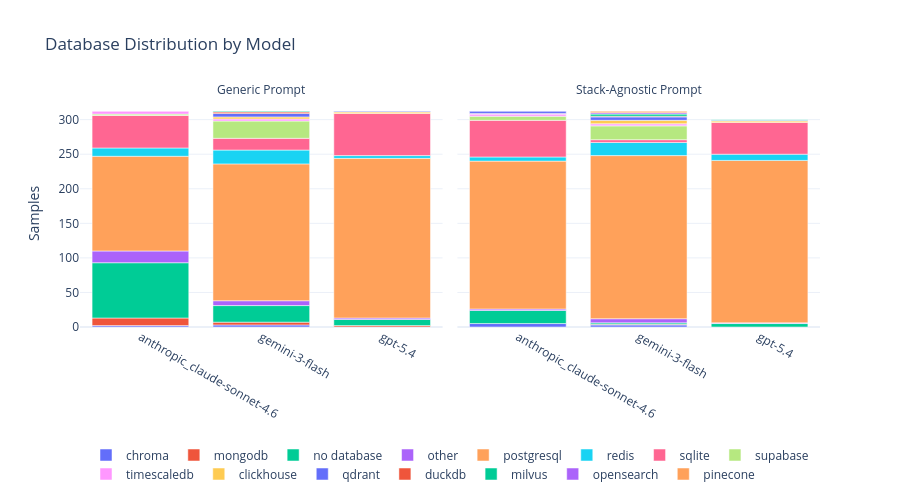

Notebook code for this chart:
### Markdown cell above
---
### Database Distribution

When models don't choose MongoDB, what do they reach for instead? Stacked bars show the full distribution of primary databases, faceted by prompt strategy. The top 8 databases are shown individually; the rest are grouped as "other."

### Code cell
db_norm = df.copy()
db_norm["db"] = db_norm["primary_database"].fillna("no database").str.lower().str.strip()
NUM_TOP_DBS = 15
top_dbs = db_norm["db"].value_counts().head(NUM_TOP_DBS).index.tolist()
db_norm["db_grouped"] = db_norm["db"].where(db_norm["db"].isin(top_dbs), "other")

dist = (
    db_norm
    .groupby(["model", "experiment_type", "db_grouped"])
    .size()
    .reset_index(name="count")
)
dist["prompt"] = dist["experiment_type"].str.replace("prompt_", "").str.replace("_coding_assistant", "").map({
    "generic": "Generic Prompt",
    "stack_agnostic": "Stack-Agnostic Prompt",
})

fig = px.bar(
    dist,
    x="model",
    y="count",
    color="db_grouped",
    facet_col="prompt",
    title="Database Distribution by Model",
    labels={"count": "Samples", "db_grouped": "Database", "model": ""},
    template=TEMPLATE,
    width=CHART_WIDTH,
    height=CHART_HEIGHT,
)
fig.update_layout(legend=dict(orientation="h", yanchor="top", y=-0.5, xanchor="center", x=0.5, title=None))
fig.for_each_annotation(lambda a: a.update(text=a.text.split("=")[-1]))
fig.show()

### Figure 1 — Plotly figure (JSON) as saved in the notebook; plotly's stock layout.template omitted (floating-point values rounded to 4 significant figures)
{"data": [{"hovertemplate": "Database=chroma<br>prompt=Generic Prompt<br>=%{x}<br>Samples=%{y}<extra></extra>", "legendgroup": "chroma", "marker": {"color": "#636efa", "pattern": {"shape": ""}}, "name": "chroma", "orientation": "v", "showlegend": true, "textposition": "auto", "type": "bar", "x": ["anthropic_claude-sonnet-4.6", "gemini-3-flash"], "xaxis": "x", "y": [2, 3], "yaxis": "y"}, {"hovertemplate": "Database=chroma<br>prompt=Stack-Agnostic Prompt<br>=%{x}<br>Samples=%{y}<extra></extra>", "legendgroup": "chroma", "marker": {"color": "#636efa", "pattern": {"shape": ""}}, "name": "chroma", "orientation": "v", "showlegend": false, "textposition": "auto", "type": "bar", "x": ["anthropic_claude-sonnet-4.6", "gemini-3-flash"], "xaxis": "x2", "y": [5, 3], "yaxis": "y2"}, {"hovertemplate": "Database=mongodb<br>prompt=Generic Prompt<br>=%{x}<br>Samples=%{y}<extra></extra>", "legendgroup": "mongodb", "marker": {"color": "#EF553B", "pattern": {"shape": ""}}, "name": "mongodb", "orientation": "v", "showlegend": true, "textposition": "auto", "type": "bar", "x": ["anthropic_claude-sonnet-4.6", "gemini-3-flash", "gpt-5.4"], "xaxis": "x", "y": [11, 4, 2], "yaxis": "y"}, {"hovertemplate": "Database=mongodb<br>prompt=Stack-Agnostic Prompt<br>=%{x}<br>Samples=%{y}<extra></extra>", "legendgroup": "mongodb", "marker": {"color": "#EF553B", "pattern": {"shape": ""}}, "name": "mongodb", "orientation": "v", "showlegend": false, "textposition": "auto", "type": "bar", "x": ["gemini-3-flash"], "xaxis": "x2", "y": [1], "yaxis": "y2"}, {"hovertemplate": "Database=no database<br>prompt=Generic Prompt<br>=%{x}<br>Samples=%{y}<extra></extra>", "legendgroup": "no database", "marker": {"color": "#00cc96", "pattern": {"shape": ""}}, "name": "no database", "orientation": "v", "showlegend": true, "textposition": "auto", "type": "bar", "x": ["anthropic_claude-sonnet-4.6", "gemini-3-flash", "gpt-5.4"], "xaxis": "x", "y": [80, 24, 9], "yaxis": "y"}, {"hovertemplate": "Database=no database<br>prompt=Stack-Agnostic Prompt<br>=%{x}<br>Samples=%{y}<extra></extra>", "legendgroup": "no database", "marker": {"color": "#00cc96", "pattern": {"shape": ""}}, "name": "no database", "orientation": "v", "showlegend": false, "textposition": "auto", "type": "bar", "x": ["anthropic_claude-sonnet-4.6", "gemini-3-flash", "gpt-5.4"], "xaxis": "x2", "y": [19, 2, 5], "yaxis": "y2"}, {"hovertemplate": "Database=other<br>prompt=Generic Prompt<br>=%{x}<br>Samples=%{y}<extra></extra>", "legendgroup": "other", "marker": {"color": "#ab63fa", "pattern": {"shape": ""}}, "name": "other", "orientation": "v", "showlegend": true, "textposition": "auto", "type": "bar", "x": ["anthropic_claude-sonnet-4.6", "gemini-3-flash", "gpt-5.4"], "xaxis": "x", "y": [17, 7, 2], "yaxis": "y"}, {"hovertemplate": "Database=other<br>prompt=Stack-Agnostic Prompt<br>=%{x}<br>Samples=%{y}<extra></extra>", "legendgroup": "other", "marker": {"color": "#ab63fa", "pattern": {"shape": ""}}, "name": "other", "orientation": "v", "showlegend": false, "textposition": "auto", "type": "bar", "x": ["anthropic_claude-sonnet-4.6", "gemini-3-flash", "gpt-5.4"], "xaxis": "x2", "y": [2, 6, 1], "yaxis": "y2"}, {"hovertemplate": "Database=postgresql<br>prompt=Generic Prompt<br>=%{x}<br>Samples=%{y}<extra></extra>", "legendgroup": "postgresql", "marker": {"color": "#FFA15A", "pattern": {"shape": ""}}, "name": "postgresql", "orientation": "v", "showlegend": true, "textposition": "auto", "type": "bar", "x": ["anthropic_claude-sonnet-4.6", "gemini-3-flash", "gpt-5.4"], "xaxis": "x", "y": [137, 198, 231], "yaxis": "y"}, {"hovertemplate": "Database=postgresql<br>prompt=Stack-Agnostic Prompt<br>=%{x}<br>Samples=%{y}<extra></extra>", "legendgroup": "postgresql", "marker": {"color": "#FFA15A", "pattern": {"shape": ""}}, "name": "postgresql", "orientation": "v", "showlegend": false, "textposition": "auto", "type": "bar", "x": ["anthropic_claude-sonnet-4.6", "gemini-3-flash", "gpt-5.4"], "xaxis": "x2", "y": [214, 236, 235], "yaxis": "y2"}, {"hovertemplate": "Database=redis<br>prompt=Generic Prompt<br>=%{x}<br>Samples=%{y}<extra></extra>", "legendgroup": "redis", "marker": {"color": "#19d3f3", "pattern": {"shape": ""}}, "name": "redis", "orientation": "v", "showlegend": true, "textposition": "auto", "type": "bar", "x": ["anthropic_claude-sonnet-4.6", "gemini-3-flash", "gpt-5.4"], "xaxis": "x", "y": [12, 20, 4], "yaxis": "y"}, {"hovertemplate": "Database=redis<br>prompt=Stack-Agnostic Prompt<br>=%{x}<br>Samples=%{y}<extra></extra>", "legendgroup": "redis", "marker": {"color": "#19d3f3", "pattern": {"shape": ""}}, "name": "redis", "orientation": "v", "showlegend": false, "textposition": "auto", "type": "bar", "x": ["anthropic_claude-sonnet-4.6", "gemini-3-flash", "gpt-5.4"], "xaxis": "x2", "y": [6, 19, 9], "yaxis": "y2"}, {"hovertemplate": "Database=sqlite<br>prompt=Generic Prompt<br>=%{x}<br>Samples=%{y}<extra></extra>", "legendgroup": "sqlite", "marker": {"color": "#FF6692", "pattern": {"shape": ""}}, "name": "sqlite", "orientation": "v", "showlegend": true, "textposition": "auto", "type": "bar", "x": ["anthropic_claude-sonnet-4.6", "gemini-3-flash", "gpt-5.4"], "xaxis": "x", "y": [47, 17, 61], "yaxis": "y"}, {"hovertemplate": "Database=sqlite<br>prompt=Stack-Agnostic Prompt<br>=%{x}<br>Samples=%{y}<extra></extra>", "legendgroup": "sqlite", "marker": {"color": "#FF6692", "pattern": {"shape": ""}}, "name": "sqlite", "orientation": "v", "showlegend": false, "textposition": "auto", "type": "bar", "x": ["anthropic_claude-sonnet-4.6", "gemini-3-flash", "gpt-5.4"], "xaxis": "x2", "y": [53, 4, 46], "yaxis": "y2"}, {"hovertemplate": "Database=supabase<br>prompt=Generic Prompt<br>=%{x}<br>Samples=%{y}<extra></extra>", "legendgroup": "supabase", "marker": {"color": "#B6E880", "pattern": {"shape": ""}}, "name": "supabase", "orientation": "v", "showlegend": true, "textposition": "auto", "type": "bar", "x": ["anthropic_claude-sonnet-4.6", "gemini-3-flash"], "xaxis": "x", "y": [2, 25], "yaxis": "y"}, {"hovertemplate": "Database=supabase<br>prompt=Stack-Agnostic Prompt<br>=%{x}<br>Samples=%{y}<extra></extra>", "legendgroup": "supabase", "marker": {"color": "#B6E880", "pattern": {"shape": ""}}, "name": "supabase", "orientation": "v", "showlegend": false, "textposition": "auto", "type": "bar", "x": ["anthropic_claude-sonnet-4.6", "gemini-3-flash"], "xaxis": "x2", "y": [6, 20], "yaxis": "y2"}, {"hovertemplate": "Database=timescaledb<br>prompt=Generic Prompt<br>=%{x}<br>Samples=%{y}<extra></extra>", "legendgroup": "timescaledb", "marker": {"color": "#FF97FF", "pattern": {"shape": ""}}, "name": "timescaledb", "orientation": "v", "showlegend": true, "textposition": "auto", "type": "bar", "x": ["anthropic_claude-sonnet-4.6", "gemini-3-flash"], "xaxis": "x", "y": [4, 3], "yaxis": "y"}, {"hovertemplate": "Database=timescaledb<br>prompt=Stack-Agnostic Prompt<br>=%{x}<br>Samples=%{y}<extra></extra>", "legendgroup": "timescaledb", "marker": {"color": "#FF97FF", "pattern": {"shape": ""}}, "name": "timescaledb", "orientation": "v", "showlegend": false, "textposition": "auto", "type": "bar", "x": ["anthropic_claude-sonnet-4.6", "gemini-3-flash"], "xaxis": "x2", "y": [3, 3], "yaxis": "y2"}, {"hovertemplate": "Database=clickhouse<br>prompt=Generic Prompt<br>=%{x}<br>Samples=%{y}<extra></extra>", "legendgroup": "clickhouse", "marker": {"color": "#FECB52", "pattern": {"shape": ""}}, "name": "clickhouse", "orientation": "v", "showlegend": true, "textposition": "auto", "type": "bar", "x": ["gemini-3-flash", "gpt-5.4"], "xaxis": "x", "y": [3, 2], "yaxis": "y"}, {"hovertemplate": "Database=clickhouse<br>prompt=Stack-Agnostic Prompt<br>=%{x}<br>Samples=%{y}<extra></extra>", "legendgroup": "clickhouse", "marker": {"color": "#FECB52", "pattern": {"shape": ""}}, "name": "clickhouse", "orientation": "v", "showlegend": false, "textposition": "auto", "type": "bar", "x": ["anthropic_claude-sonnet-4.6", "gemini-3-flash", "gpt-5.4"], "xaxis": "x2", "y": [1, 5, 2], "yaxis": "y2"}, {"hovertemplate": "Database=qdrant<br>prompt=Generic Prompt<br>=%{x}<br>Samples=%{y}<extra></extra>", "legendgroup": "qdrant", "marker": {"color": "#636efa", "pattern": {"shape": ""}}, "name": "qdrant", "orientation": "v", "showlegend": true, "textposition": "auto", "type": "bar", "x": ["gemini-3-flash", "gpt-5.4"], "xaxis": "x", "y": [5, 1], "yaxis": "y"}, {"hovertemplate": "Database=qdrant<br>prompt=Stack-Agnostic Prompt<br>=%{x}<br>Samples=%{y}<extra></extra>", "legendgroup": "qdrant", "marker": {"color": "#636efa", "pattern": {"shape": ""}}, "name": "qdrant", "orientation": "v", "showlegend": false, "textposition": "auto", "type": "bar", "x": ["anthropic_claude-sonnet-4.6", "gemini-3-flash", "gpt-5.4"], "xaxis": "x2", "y": [3, 5, 1], "yaxis": "y2"}, {"hovertemplate": "Database=duckdb<br>prompt=Generic Prompt<br>=%{x}<br>Samples=%{y}<extra></extra>", "legendgroup": "duckdb", "marker": {"color": "#EF553B", "pattern": {"shape": ""}}, "name": "duckdb", "orientation": "v", "showlegend": true, "textposition": "auto", "type": "bar", "x": ["gemini-3-flash"], "xaxis": "x", "y": [2], "yaxis": "y"}, {"hovertemplate": "Database=duckdb<br>prompt=Stack-Agnostic Prompt<br>=%{x}<br>Samples=%{y}<extra></extra>", "legendgroup": "duckdb", "marker": {"color": "#EF553B", "pattern": {"shape": ""}}, "name": "duckdb", "orientation": "v", "showlegend": false, "textposition": "auto", "type": "bar", "x": ["gemini-3-flash"], "xaxis": "x2", "y": [1], "yaxis": "y2"}, {"hovertemplate": "Database=milvus<br>prompt=Generic Prompt<br>=%{x}<br>Samples=%{y}<extra></extra>", "legendgroup": "milvus", "marker": {"color": "#00cc96", "pattern": {"shape": ""}}, "name": "milvus", "orientation": "v", "showlegend": true, "textposition": "auto", "type": "bar", "x": ["gemini-3-flash"], "xaxis": "x", "y": [1], "yaxis": "y"}, {"hovertemplate": "Database=milvus<br>prompt=Stack-Agnostic Prompt<br>=%{x}<br>Samples=%{y}<extra></extra>", "legendgroup": "milvus", "marker": {"color": "#00cc96", "pattern": {"shape": ""}}, "name": "milvus", "orientation": "v", "showlegend": false, "textposition": "auto", "type": "bar", "x": ["gemini-3-flash", "gpt-5.4"], "xaxis": "x2", "y": [3, 1], "yaxis": "y2"}, {"hovertemplate": "Database=opensearch<br>prompt=Stack-Agnostic Prompt<br>=%{x}<br>Samples=%{y}<extra></extra>", "legendgroup": "opensearch", "marker": {"color": "#ab63fa", "pattern": {"shape": ""}}, "name": "opensearch", "orientation": "v", "showlegend": true, "textposition": "auto", "type": "bar", "x": ["gemini-3-flash"], "xaxis": "x2", "y": [2], "yaxis": "y2"}, {"hovertemplate": "Database=pinecone<br>prompt=Stack-Agnostic Prompt<br>=%{x}<br>Samples=%{y}<extra></extra>", "legendgroup": "pinecone", "marker": {"color": "#FFA15A", "pattern": {"shape": ""}}, "name": "pinecone", "orientation": "v", "showlegend": true, "textposition": "auto", "type": "bar", "x": ["gemini-3-flash"], "xaxis": "x2", "y": [2], "yaxis": "y2"}], "layout": {"annotations": [{"font": {}, "showarrow": false, "text": "Generic Prompt", "x": 0.245, "xanchor": "center", "xref": "paper", "y": 1, "yanchor": "bottom", "yref": "paper"}, {"font": {}, "showarrow": false, "text": "Stack-Agnostic Prompt", "x": 0.755, "xanchor": "center", "xref": "paper", "y": 1, "yanchor": "bottom", "yref": "paper"}], "barmode": "relative", "height": 500, "legend": {"orientation": "h", "title": {}, "tracegroupgap": 0, "x": 0.5, "xanchor": "center", "y": -0.5, "yanchor": "top"}, "title": {"text": "Database Distribution by Model"}, "width": 900, "xaxis": {"anchor": "y", "domain": [0, 0.49], "title": {"text": ""}}, "xaxis2": {"anchor": "y2", "domain": [0.51, 1], "matches": "x", "title": {"text": ""}}, "yaxis": {"anchor": "x", "domain": [0, 1], "title": {"text": "Samples"}}, "yaxis2": {"anchor": "x2", "domain": [0, 1], "matches": "y", "showticklabels": false}}}
